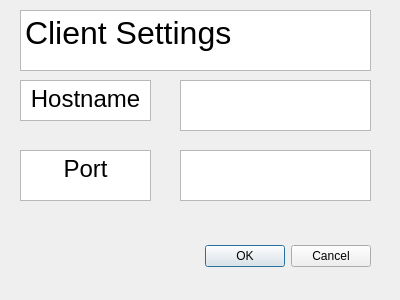
<?xml version="1.0" encoding="UTF-8"?>
<ui version="4.0">
 <class>ClientSettingsDialog</class>
 <widget class="QDialog" name="ClientSettingsDialog">
  <property name="geometry">
   <rect>
    <x>0</x>
    <y>0</y>
    <width>400</width>
    <height>300</height>
   </rect>
  </property>
  <property name="windowTitle">
   <string>Dialog</string>
  </property>
  <widget class="QDialogButtonBox" name="buttonBox">
   <property name="geometry">
    <rect>
     <x>30</x>
     <y>240</y>
     <width>341</width>
     <height>32</height>
    </rect>
   </property>
   <property name="orientation">
    <enum>Qt::Horizontal</enum>
   </property>
   <property name="standardButtons">
    <set>QDialogButtonBox::Cancel|QDialogButtonBox::Ok</set>
   </property>
  </widget>
  <widget class="QTextEdit" name="textEdit">
   <property name="geometry">
    <rect>
     <x>180</x>
     <y>80</y>
     <width>191</width>
     <height>51</height>
    </rect>
   </property>
  </widget>
  <widget class="QTextEdit" name="textEdit_2">
   <property name="geometry">
    <rect>
     <x>180</x>
     <y>150</y>
     <width>191</width>
     <height>51</height>
    </rect>
   </property>
  </widget>
  <widget class="QTextEdit" name="ClientSettingsDlgTitle">
   <property name="geometry">
    <rect>
     <x>20</x>
     <y>10</y>
     <width>351</width>
     <height>61</height>
    </rect>
   </property>
   <property name="readOnly">
    <bool>true</bool>
   </property>
   <property name="html">
    <string>&lt;!DOCTYPE HTML PUBLIC &quot;-//W3C//DTD HTML 4.0//EN&quot; &quot;http://www.w3.org/TR/REC-html40/strict.dtd&quot;&gt;
&lt;html&gt;&lt;head&gt;&lt;meta name=&quot;qrichtext&quot; content=&quot;1&quot; /&gt;&lt;style type=&quot;text/css&quot;&gt;
p, li { white-space: pre-wrap; }
&lt;/style&gt;&lt;/head&gt;&lt;body style=&quot; font-family:'Ubuntu'; font-size:11pt; font-weight:400; font-style:normal;&quot;&gt;
&lt;p style=&quot; margin-top:0px; margin-bottom:0px; margin-left:0px; margin-right:0px; -qt-block-indent:0; text-indent:0px;&quot;&gt;&lt;span style=&quot; font-size:24pt;&quot;&gt;Client Settings&lt;/span&gt;&lt;/p&gt;&lt;/body&gt;&lt;/html&gt;</string>
   </property>
  </widget>
  <widget class="QTextEdit" name="textEdit_3">
   <property name="geometry">
    <rect>
     <x>20</x>
     <y>80</y>
     <width>131</width>
     <height>41</height>
    </rect>
   </property>
   <property name="readOnly">
    <bool>true</bool>
   </property>
   <property name="html">
    <string>&lt;!DOCTYPE HTML PUBLIC &quot;-//W3C//DTD HTML 4.0//EN&quot; &quot;http://www.w3.org/TR/REC-html40/strict.dtd&quot;&gt;
&lt;html&gt;&lt;head&gt;&lt;meta name=&quot;qrichtext&quot; content=&quot;1&quot; /&gt;&lt;style type=&quot;text/css&quot;&gt;
p, li { white-space: pre-wrap; }
&lt;/style&gt;&lt;/head&gt;&lt;body style=&quot; font-family:'Ubuntu'; font-size:11pt; font-weight:400; font-style:normal;&quot;&gt;
&lt;p align=&quot;center&quot; style=&quot; margin-top:0px; margin-bottom:0px; margin-left:0px; margin-right:0px; -qt-block-indent:0; text-indent:0px;&quot;&gt;&lt;span style=&quot; font-size:18pt;&quot;&gt;Hostname&lt;/span&gt;&lt;/p&gt;&lt;/body&gt;&lt;/html&gt;</string>
   </property>
  </widget>
  <widget class="QTextEdit" name="textEdit_4">
   <property name="geometry">
    <rect>
     <x>20</x>
     <y>150</y>
     <width>131</width>
     <height>51</height>
    </rect>
   </property>
   <property name="readOnly">
    <bool>true</bool>
   </property>
   <property name="html">
    <string>&lt;!DOCTYPE HTML PUBLIC &quot;-//W3C//DTD HTML 4.0//EN&quot; &quot;http://www.w3.org/TR/REC-html40/strict.dtd&quot;&gt;
&lt;html&gt;&lt;head&gt;&lt;meta name=&quot;qrichtext&quot; content=&quot;1&quot; /&gt;&lt;style type=&quot;text/css&quot;&gt;
p, li { white-space: pre-wrap; }
&lt;/style&gt;&lt;/head&gt;&lt;body style=&quot; font-family:'Ubuntu'; font-size:11pt; font-weight:400; font-style:normal;&quot;&gt;
&lt;p align=&quot;center&quot; style=&quot; margin-top:0px; margin-bottom:0px; margin-left:0px; margin-right:0px; -qt-block-indent:0; text-indent:0px;&quot;&gt;&lt;span style=&quot; font-size:18pt;&quot;&gt;Port&lt;/span&gt;&lt;/p&gt;&lt;/body&gt;&lt;/html&gt;</string>
   </property>
  </widget>
 </widget>
 <resources/>
 <connections>
  <connection>
   <sender>buttonBox</sender>
   <signal>accepted()</signal>
   <receiver>ClientSettingsDialog</receiver>
   <slot>accept()</slot>
   <hints>
    <hint type="sourcelabel">
     <x>248</x>
     <y>254</y>
    </hint>
    <hint type="destinationlabel">
     <x>157</x>
     <y>274</y>
    </hint>
   </hints>
  </connection>
  <connection>
   <sender>buttonBox</sender>
   <signal>rejected()</signal>
   <receiver>ClientSettingsDialog</receiver>
   <slot>reject()</slot>
   <hints>
    <hint type="sourcelabel">
     <x>316</x>
     <y>260</y>
    </hint>
    <hint type="destinationlabel">
     <x>286</x>
     <y>274</y>
    </hint>
   </hints>
  </connection>
 </connections>
</ui>
